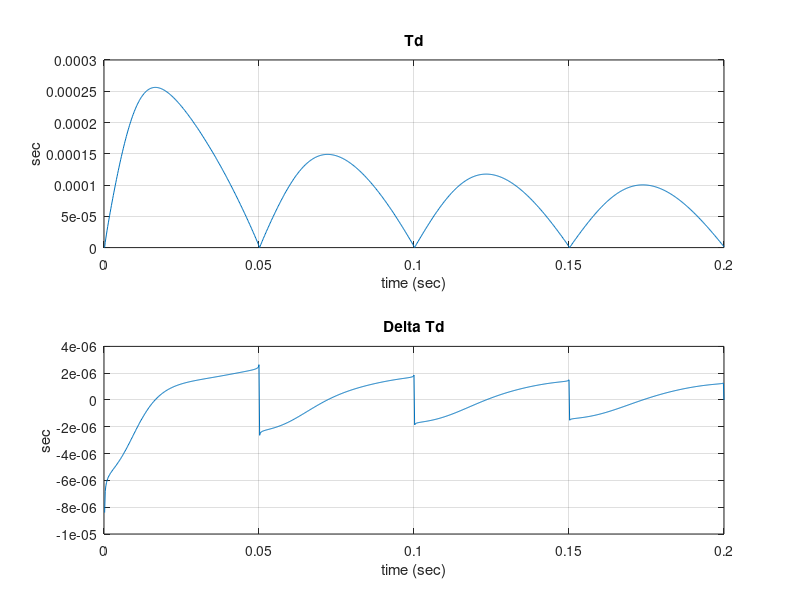
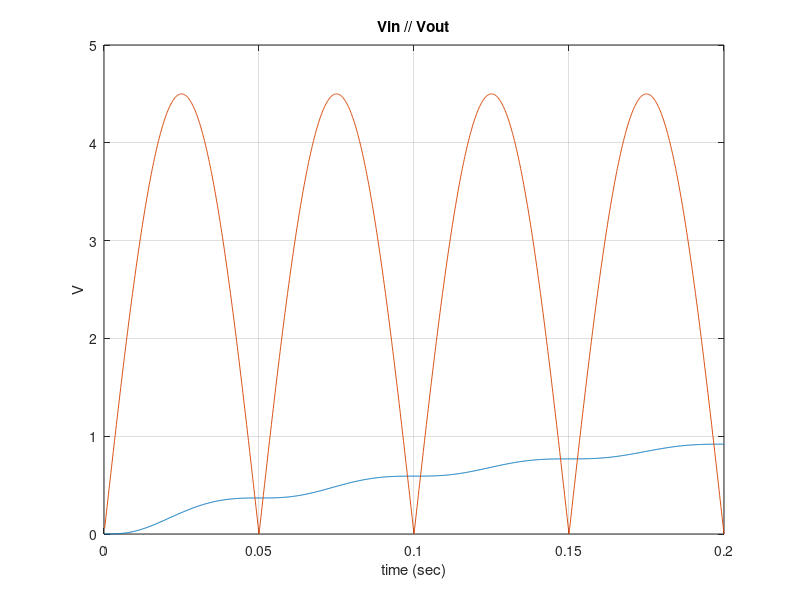
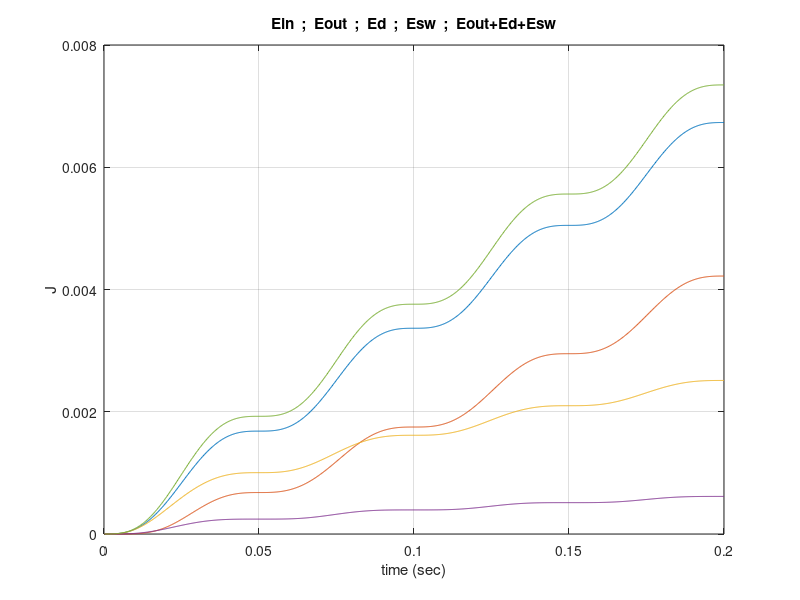
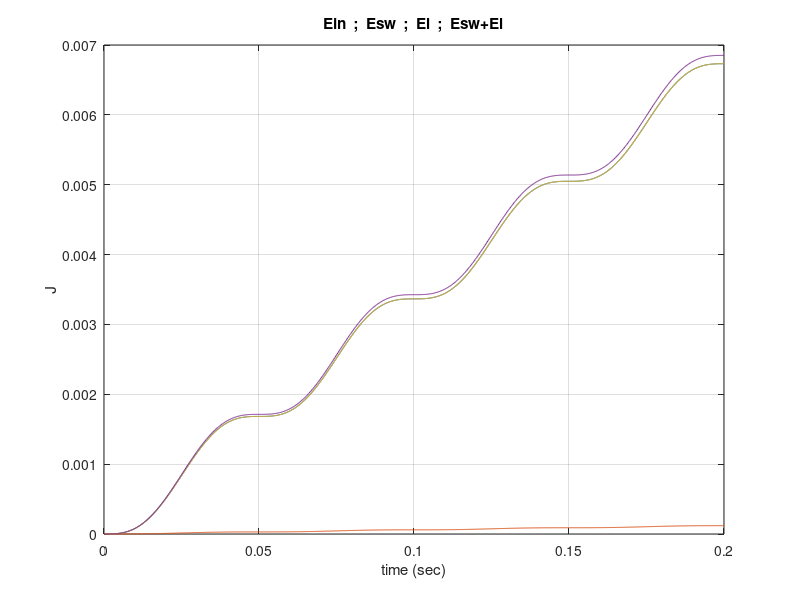

The MATLAB script that drew these images, in order:
%%%%%%%%%%%%%%%%%%%%%%%%%%%%%%%%%%%%%%%%%%%%%%%%%%%%%%%%%%%%%%%%%%
%%%%%%%%                 Initialisation                   %%%%%%%%
%%%%%%%%%%%%%%%%%%%%%%%%%%%%%%%%%%%%%%%%%%%%%%%%%%%%%%%%%%%%%%%%%%
L = 470e-6; % 470 uH
C=10e-3;  %10 mF
Rsw = 0.5;
%Vd=300e-3;  % 300 mV
Vt = 25.4e-3; % thermal voltage
Is = 2e-6; %leakeage current
Vip = 9;
f = 10;
T = 1/f;
W = 2*pi*f;
Vo = 0; % Vo initial =0
Ton = 25e-6;  %25 us
Tck = 200e-6;  %200 us

%% Input the simulation time

prompt = {'Enter simulation time in sec:'};
dlg_title = 'Input';
num_lines = 1;
defaultans = {'0.2'};
answer = inputdlg(prompt,dlg_title,num_lines,defaultans);
time = str2num(cell2mat(answer));
N=time/200e-6;  %t = N*Tck = 1000*200us = 200 ms


t = Tck*(1:N); %Horizontal axis scale
Vi = Vip*sin(W*t);
Vi = abs(Vi)/2;
%Vi = ones(1,N)*9;
%plot(t,Vi)
Ip = 0;
Irms = 0;
Vsw = 0;
Td = zeros(1,N);
V = zeros(1,N);
Eil = zeros(1,N);
Ei = zeros(1,N);
Ed = zeros(1,N);
Esw = zeros(1,N);
Esw1 = zeros(1,N);
%VD = zeros(1,N);
DeltaT = zeros(1,N);

%%%%%%%%%%%%%%%%%%%%%%%%%%%%%%%%%%%%%%%%%%%%%%%%%%%%%%%%%%%%%%%%%%
%%%%%%%%                    For loop                      %%%%%%%%
%%%%%%%%%%%%%%%%%%%%%%%%%%%%%%%%%%%%%%%%%%%%%%%%%%%%%%%%%%%%%%%%%%
for i = 1:(N-1) 
Ip = Vi(i)*Ton/L;
%Ip = Vi(i)*Ton/(L+Rsw*Ton);
Iavg = Ip/2;
Irms = Ip/sqrt(3);
%Vsw = Iavg*Rsw;
Vd = Vt*log(1+(Iavg/Is));
%VD(i+1)=Vd;
Ei(i+1) = (Vi(i)^2*Ton/(2*L))*Ton+Ei(i);
Eil(i+1) = (Ton*Vi(i))^2/(2*L)+Eil(i);
Esw1(i+1) = Rsw*Irms^2*Ton+Esw1(i);
v=V(i);
v=(L*Ip^2)/(2*C*(v+Vd))+v;
V(i+1) = v;
Td(i+1) = (L*Ip)/(Vd+v);
Ed(i+1)=(Vd*Iavg)*Td(i+1)+Ed(i);
Esw(i+1) = Rsw*Irms^2*Td(i+1)+Esw(i);
DeltaT(i) = Td(i)-Td(i+1);
end

%% Energy and efficiency calculaion
Eo = C/2*V.^2;
eff = 100*Eo./Ei;


%%%%%%%%%%%%%%%%%%%%%%%%%%%%%%%%%%%%%%%%%%%%%%%%%%%%%%%%%%%%%%%%%%
%%%%%%%%                      Plot                        %%%%%%%%
%%%%%%%%%%%%%%%%%%%%%%%%%%%%%%%%%%%%%%%%%%%%%%%%%%%%%%%%%%%%%%%%%%

%% Discharge time
figure
subplot(2, 1, 1);
plot(t,Td)
title('Td');
xlabel('time (sec)')
ylabel('sec')
grid on
subplot(2, 1, 2);
plot(t,DeltaT);
xlabel('time (sec)')
ylabel('sec')
title('Delta Td');
grid on

%% Voltage
figure
plot(t,V)
title('Vin // Vout')
xlabel('time (sec)')
ylabel('V')
grid on
hold
plot(t,Vi)

%% Energy
figure
plot(t,Eil)
title('Ein  ;  Eout  ;  Ed  ;  Esw  ;  Eout+Ed+Esw')
xlabel('time (sec)')
ylabel('J')
grid on
hold
plot(t,Eo)
plot(t,Ed)
plot(t,Esw)
plot(t,Eo+Ed+Esw)

figure
plot(t,Ei)
title('Ein  ;  Esw  ;  El  ;  Esw+El')
xlabel('time (sec)')
ylabel('J')
grid on
hold
plot(t,Esw1)
plot(t,Eil)
plot(t,Esw1+Eil)

%% Power
figure
plot(t,Eil./t)
title('Pin  ;  Pout  ;  Pd  ;  Psw  ;  Pout+Pd+Psw')
xlabel('time (sec)')
ylabel('W')
grid on
hold
plot(t,Eo./t)
plot(t,Ed./t)
plot(t,Esw./t)
plot(t,(Eo+Ed+Esw)./t)

figure
plot(t,Ei./t)
title('Pin  ;  Psw  ;  Pl  ;  Psw+Pl')
xlabel('time (sec)')
ylabel('W')
grid on
hold
plot(t,Esw1./t)
plot(t,Eil./t)
plot(t,(Esw1+Eil)./t)


%% Effieciency
figure
plot(t,eff);
xlabel('time (sec)')
ylabel('%')
title('Efficiency');
grid on

